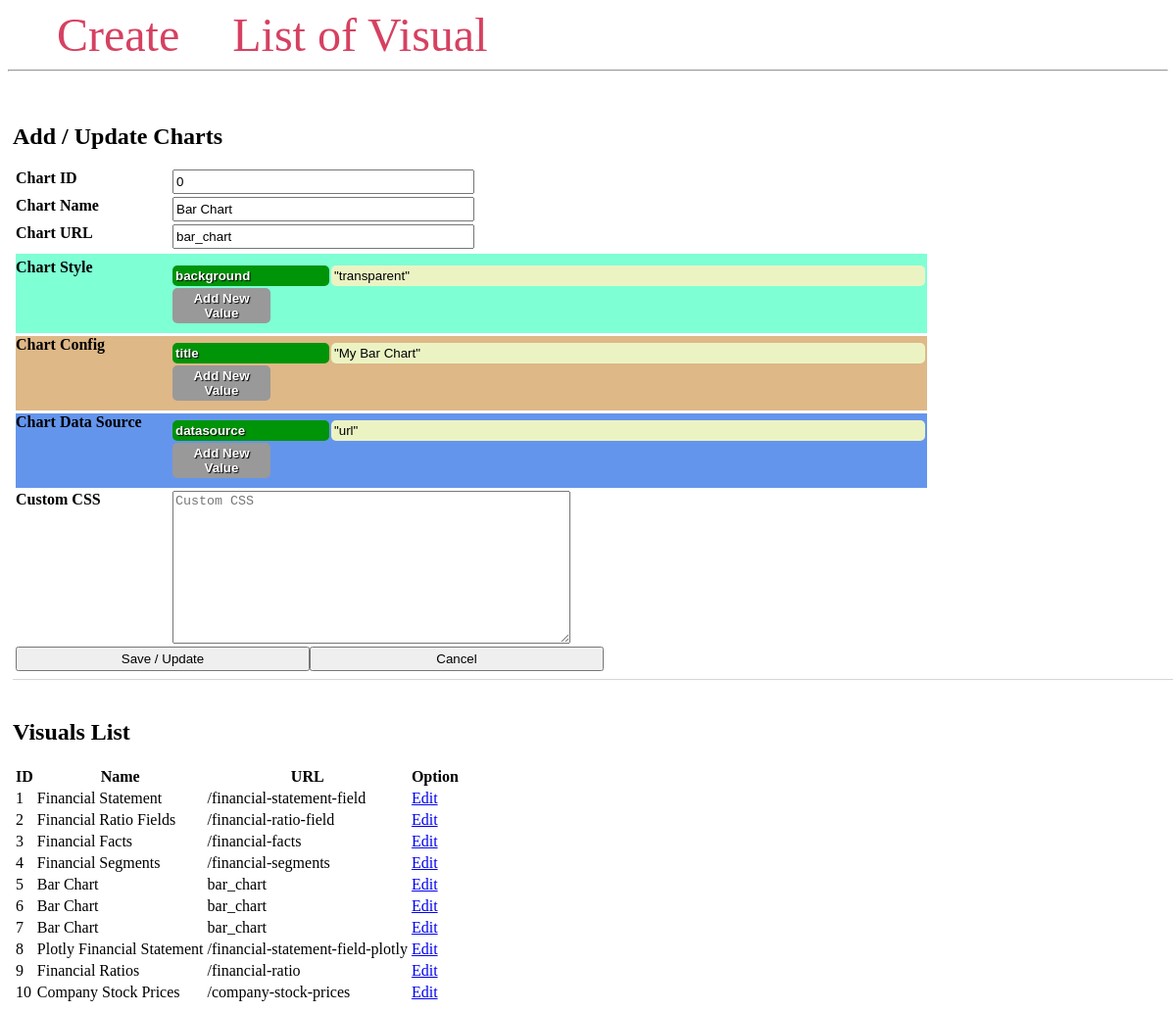
/charts-management, run on an earlier commit of the app's database.
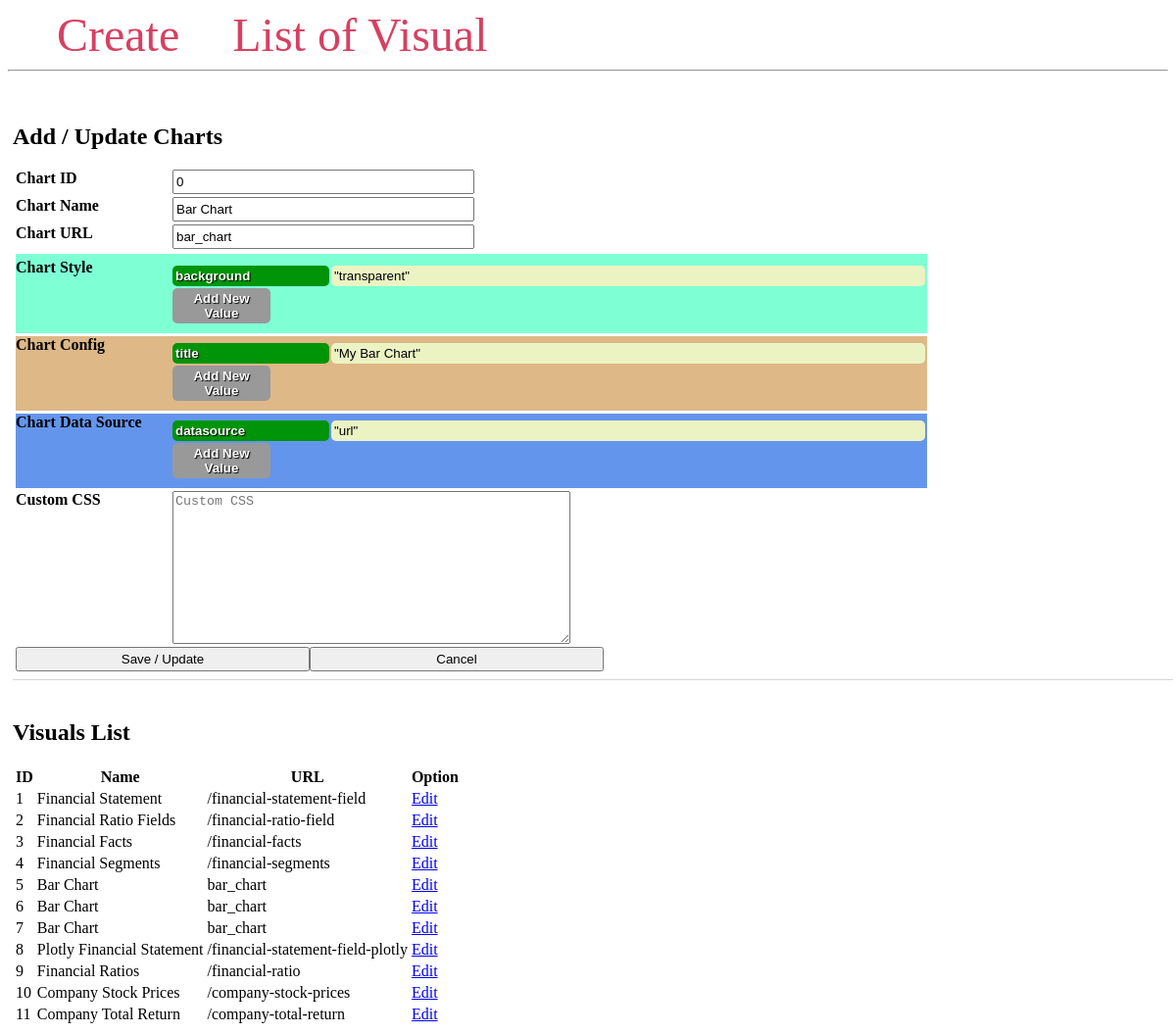
And on a later commit of the database.
### tables this page shows
CREATE TABLE ChartConfigs(
    chart_id             INTEGER PRIMARY KEY AUTOINCREMENT,
    chart_name           NVARCHAR(256)     NOT NULL,
    chart_url_name       NVARCHAR(256)     NOT NULL,
    chart_styles         NVARCHAR(1024)    NULL,
    chart_configs        NVARCHAR(1024)    NULL,
    chart_data_source    NVARCHAR(1024)    NULL
, custom_css TEXT);

### app/__init__.py (the view)
    @app.route("/charts-management")
    def charts_management():
        selected = request.args.get("modify")
        charts = Dal.get_all_visuals()
        data = {
                'chart_id': 0,
                'chart_name': 'Bar Chart',
                'chart_url_name': 'bar_chart',
                'chart_styles': '{"background":"transparent"}',
                'chart_configs': '{"title": "My Bar Chart"}',
                'chart_data_source': '{"datasource":"url"}',
                'custom_css':''
            }
        modify = Visual.from_dict(data)
        if not selected is None :
            modify = get_chart_by_chart_id(charts, int(selected))
        return render_template('charts.html', data=charts, modify=modify)

### app/module/dal.py (called while the page is built)
    def get_all_visuals():
        conn = sqlite3.connect(Config.DB_FILE)
        c = conn.cursor()
        c.execute("SELECT chart_id, chart_name, chart_url_name, chart_styles, chart_configs, chart_data_source, custom_css FROM ChartConfigs")
        all_charts = [Visual.from_row(row) for row in c.fetchall()]
        conn.close()
        return all_charts

### app/module/visual.py (called while the page is built)
    @classmethod
    def from_dict(cls, data_dict):
        return cls(
            data_dict['chart_id'],
            data_dict['chart_name'],
            data_dict['chart_url_name'],
            data_dict['chart_styles'],
            data_dict['chart_configs'],
            data_dict['chart_data_source'],
            data_dict['custom_css']
        )

    @classmethod
    def from_row(cls, row):
        return cls(
            row[0],
            row[1],
            row[2],
            row[3],
            row[4],
            row[5],
            row[6])

### app/templates/charts.html (shortened to what this page needs)
<!DOCTYPE html>
<html lang="en">
<head>
    <link  rel="stylesheet" type="text/css" href="/static/css/style.css">
    <link rel="stylesheet" href="/static/css/jsoneditor.css"/>
</head>
<body>
    <nav>
        <a href="#">Create</a>
        <a href="#">List of Visual</a>
    </nav>
    <hr>
    <div class="content">
        <form action="" method="POST">
       <div class="charts_form">
            <h2>Add / Update Charts</h2>
            <div class="row">
                <label>Chart ID</label>
                <input type="text" id="chart_id" name="chart_id" readonly="true" value="{{modify.chart_id}}" placeholder="Chart ID">
            </div>
            <div class="row">
                <label>Chart Name</label>
                <input type="text" id="chart_name" name="chart_name"  placeholder="Chart Name" value="{{modify.chart_name}}">
            </div>
            <div class="row">
                <label>Chart URL</label>
                <input type="text" id="chart_url_name" name="chart_url_name" value="{{modify.chart_url_name}}"  placeholder="Chart URL (Down Link)">
            </div>
            <div class="row">
                <label>Chart Style</label>
                <div id="chart_styles_json" class="json-editor"></div>
            </div>
            <div class="row">
                <label>Chart Config</label>
                <div id="chart_configs_json" class="json-editor"></div>
            </div>
            <div class="row">
                <label>Chart Data Source</label>
                <div id="chart_data_source_json" class="json-editor"></div>
            </div>
            <div class="row">
                <label>Custom CSS</label>
                <textarea  id="custom_css" name="custom_css"  placeholder="Custom CSS">{{modify.custom_css}}</textarea>
            </div>
            <div class="row">
                <input type="submit" title="Save / Update" value="Save / Update">
                <input type="button" title="Cancel" value="Cancel">
            </div>
       </div>
       </form>
       <br />
       <div class="charts_list">
        <h2>Visuals List</h2>
        <table>
            <thead>
            <tr>
                <th>ID</th>
                <th>Name</th>
                <th>URL</th>
                <th>Option</th>
            </tr>
            </thead>
            <tbody>
                {% for config in data %}
                  <tr>
                    <td>{{ config.chart_id }}</td>
                    <td>{{ config.chart_name }}</td>
                    <td>{{ config.chart_url_name }}</td>
                    <td><a href="?modify={{ config.chart_id }}">Edit</a></td>
                  </tr>
                {% endfor %}
              </tbody>
        </table>
       </div>
    </div>
</body>
</html>

### app/static/css/style.css (style rules this page uses)
h2 { width: 100%; }
.content { margin: 5px; width: 100%; display: flex; flex-direction: row; flex-wrap: wrap; }
nav a { color: #d64161; font-size: 3em; margin-left: 50px; text-decoration: none; }
.charts_list { width: 100%; padding-top: 20px; border-top: solid 1px #cccc; margin-top: 5px; }
.charts_form { width: 100%; padding-top: 20px; margin-top: 5px; }
.charts_form label { width: 160px; font-weight: bold;display: flex;vertical-align: top; }
.charts_form input { width: 300px; }
.charts_form textarea { width: 400px; height: 150px; }
.charts_form .row { min-height: 25px;display:flex;margin: 3px; }
.charts_form .row:nth-of-type(4) { background-color: aquamarine;margin-top: 5px;padding-top: 5px; }
.charts_form .row:nth-of-type(5) { background-color: burlywood; }
.charts_form .row:nth-of-type(6) { background-color: cornflowerblue; }

### app/static/css/jsoneditor.css (style rules this page uses)
.json-editor { padding-top: 5px; margin-bottom: 10px; }

What changed in the data, as far as the page shows it:
added ChartConfigs: chart_id "11", chart_name "Company Total Return", chart_url_name "/company-total-return"
